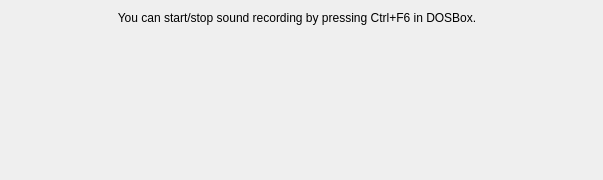
          <widget class="QWidget" name="CaptureSoundTab">
            <attribute name="title"><string>Sounds</string></attribute>
            <attribute name="icon"><iconset resource="../../resources/dfend.qrc"><normaloff>:/imagelists/MainUnit/ImageList/33.png</normaloff></iconset></attribute>
            <property name="vclDesignWidth" stdset="0"><number>594</number></property>
            <property name="vclDesignHeight" stdset="0"><number>172</number></property>
            <widget class="TListView" name="SoundListView">
              <property name="geometry"><rect><x>0</x><y>35</y><width>594</width><height>136</height></rect></property>
              <property name="vclAlign" stdset="0"><string notr="true">alClient</string></property>
              <property name="vclPopupMenu" stdset="0"><string notr="true">SoundPopupMenu</string></property>
              <property name="viewStyle" stdset="0"><string notr="true">vsList</string></property>
              <property name="readOnly" stdset="0"><bool>true</bool></property>
              <property name="vclSmallImages" stdset="0"><string notr="true">ImageList</string></property>
            </widget>
            <widget class="QFrame" name="SoundInfoPanel">
              <property name="geometry"><rect><x>0</x><y>0</y><width>594</width><height>35</height></rect></property>
              <property name="visible"><bool>false</bool></property>
              <property name="vclAlign" stdset="0"><string notr="true">alTop</string></property>
              <property name="frameShape"><enum>QFrame::NoFrame</enum></property>
              <property name="frameShadow"><enum>QFrame::Plain</enum></property>
              <property name="vclClass" stdset="0"><string notr="true">TPanel</string></property>
              <widget class="QLabel" name="SoundInfoPanel_Caption">
                <property name="geometry"><rect><x>0</x><y>0</y><width>594</width><height>35</height></rect></property>
                <property name="text"><string>You can start/stop sound recording by pressing Ctrl+F6 in DOSBox.</string></property>
                <property name="alignment"><set>Qt::AlignHCenter|Qt::AlignVCenter</set></property>
                <property name="vclAlign" stdset="0"><string notr="true">alClient</string></property>
                <property name="vclPanelCaptionOf" stdset="0"><string notr="true">SoundInfoPanel</string></property>
              </widget>
            </widget>
          </widget>
